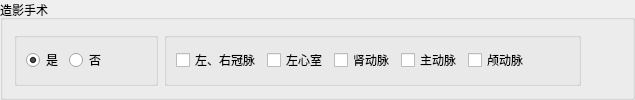
    <widget class="QGroupBox" name="groupBox_11">
     <property name="title">
      <string>造影手术</string>
     </property>
     <layout class="QHBoxLayout" name="horizontalLayout_48">
      <property name="topMargin">
       <number>12</number>
      </property>
      <item>
       <widget class="QGroupBox" name="groupBox_12">
        <property name="title">
         <string/>
        </property>
        <layout class="QHBoxLayout" name="horizontalLayout_42">
         <item>
          <widget class="QRadioButton" name="ZYBW_yes">
           <property name="text">
            <string>是</string>
           </property>
           <property name="checked">
            <bool>true</bool>
           </property>
          </widget>
         </item>
         <item>
          <widget class="QRadioButton" name="ZYBW_no">
           <property name="text">
            <string>否</string>
           </property>
          </widget>
         </item>
         <item>
          <spacer name="horizontalSpacer_10">
           <property name="orientation">
            <enum>Qt::Horizontal</enum>
           </property>
           <property name="sizeHint" stdset="0">
            <size>
             <width>40</width>
             <height>20</height>
            </size>
           </property>
          </spacer>
         </item>
        </layout>
       </widget>
      </item>
      <item>
       <widget class="QGroupBox" name="ZYSH_position">
        <property name="title">
         <string/>
        </property>
        <layout class="QHBoxLayout" name="horizontalLayout_37">
         <item>
          <widget class="QCheckBox" name="ZYBW_lrgm">
           <property name="text">
            <string>左、右冠脉</string>
           </property>
          </widget>
         </item>
         <item>
          <widget class="QCheckBox" name="ZYBW_zxs">
           <property name="text">
            <string>左心室</string>
           </property>
          </widget>
         </item>
         <item>
          <widget class="QCheckBox" name="ZYBW_sdm">
           <property name="text">
            <string>肾动脉</string>
           </property>
          </widget>
         </item>
         <item>
          <widget class="QCheckBox" name="ZYBW_zdm">
           <property name="text">
            <string>主动脉</string>
           </property>
          </widget>
         </item>
         <item>
          <widget class="QCheckBox" name="ZYBW_ldm">
           <property name="text">
            <string>颅动脉</string>
           </property>
          </widget>
         </item>
         <item>
          <spacer name="horizontalSpacer_11">
           <property name="orientation">
            <enum>Qt::Horizontal</enum>
           </property>
           <property name="sizeHint" stdset="0">
            <size>
             <width>40</width>
             <height>20</height>
            </size>
           </property>
          </spacer>
         </item>
        </layout>
       </widget>
      </item>
      <item>
       <spacer name="horizontalSpacer_14">
        <property name="orientation">
         <enum>Qt::Horizontal</enum>
        </property>
        <property name="sizeHint" stdset="0">
         <size>
          <width>40</width>
          <height>20</height>
         </size>
        </property>
       </spacer>
      </item>
     </layout>
    </widget>
